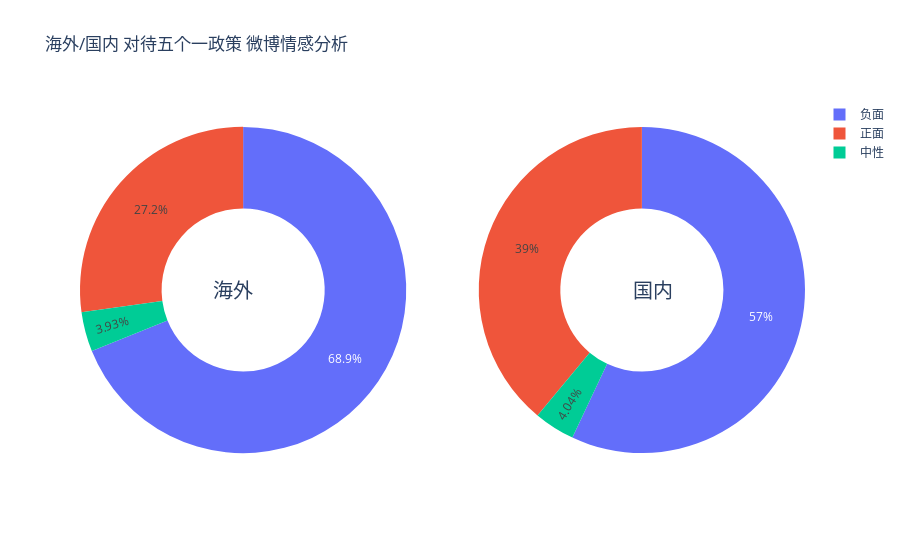

Notebook code for this chart:
### Code cell
fig = make_subplots(rows=1, cols=2, specs=[[{'type':'domain'}, {'type':'domain'}]])

fig.add_trace(go.Pie(labels=['负面', '中性','正面'], 
                     values=df[df['发布者地区']=='海外']['sentiment'].value_counts().sort_index(), 
                     hole=.6,
                     name = '海外微博情绪'), 1,1)
fig.add_trace(go.Pie(labels=['负面', '中性','正面'], 
                     values=df[df['发布者地区'] !='海外']['sentiment'].value_counts().sort_index(), 
                     hole=.6,
                     name = '非海外微博情绪'), 1,2)

fig.update_traces(hole=0.5, hoverinfo='label+percent+name')
fig.update_layout(
    title_text = '海外/国内 对待五个一政策 微博情感分析',
    annotations=[dict(text='海外', x=0.18, y=0.5, font_size=20, showarrow=False),
                 dict(text='国内', x=0.82, y=0.5, font_size=20, showarrow=False)]
)

fig.show()

### Figure 1 — Plotly figure (JSON) as saved in the notebook; plotly's stock layout.template omitted (floating-point values rounded to 4 significant figures)
{"data": [{"domain": {"x": [0, 0.45], "y": [0, 1]}, "hole": 0.5, "hoverinfo": "label+percent+name", "labels": ["负面", "中性", "正面"], "name": "海外微博情绪", "type": "pie", "values": [596, 34, 235]}, {"domain": {"x": [0.55, 1], "y": [0, 1]}, "hole": 0.5, "hoverinfo": "label+percent+name", "labels": ["负面", "中性", "正面"], "name": "非海外微博情绪", "type": "pie", "values": [1339, 95, 915]}], "layout": {"annotations": [{"font": {"size": 20}, "showarrow": false, "text": "海外", "x": 0.18, "y": 0.5}, {"font": {"size": 20}, "showarrow": false, "text": "国内", "x": 0.82, "y": 0.5}], "title": {"text": "海外/国内 对待五个一政策 微博情感分析"}}}
